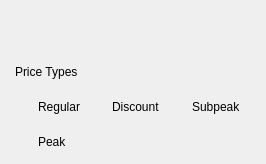
                   <widget class="QFrame" name="config_calendar_frame">
                    <property name="maximumSize">
                     <size>
                      <width>500</width>
                      <height>16777215</height>
                     </size>
                    </property>
                    <layout class="QVBoxLayout" name="config_calendar_layout">
                     <property name="spacing">
                      <number>10</number>
                     </property>
                     <property name="leftMargin">
                      <number>0</number>
                     </property>
                     <property name="topMargin">
                      <number>0</number>
                     </property>
                     <property name="rightMargin">
                      <number>0</number>
                     </property>
                     <property name="bottomMargin">
                      <number>0</number>
                     </property>
                     <item>
                      <widget class="QFrame" name="config_calendar_frame2">
                       <property name="maximumSize">
                        <size>
                         <width>16777215</width>
                         <height>330</height>
                        </size>
                       </property>
                       <layout class="QVBoxLayout" name="config_calendar_layout2">
                        <property name="spacing">
                         <number>0</number>
                        </property>
                        <property name="leftMargin">
                         <number>20</number>
                        </property>
                        <property name="topMargin">
                         <number>20</number>
                        </property>
                        <property name="rightMargin">
                         <number>20</number>
                        </property>
                        <property name="bottomMargin">
                         <number>20</number>
                        </property>
                       </layout>
                      </widget>
                     </item>
                     <item alignment="Qt::AlignTop">
                      <widget class="QFrame" name="config_price_type_frame">
                       <layout class="QVBoxLayout" name="config_price_type_layout">
                        <property name="leftMargin">
                         <number>15</number>
                        </property>
                        <property name="topMargin">
                         <number>15</number>
                        </property>
                        <property name="rightMargin">
                         <number>25</number>
                        </property>
                        <property name="bottomMargin">
                         <number>15</number>
                        </property>
                        <item>
                         <widget class="QLabel" name="config_price_type">
                          <property name="text">
                           <string>Price Types</string>
                          </property>
                         </widget>
                        </item>
                        <item alignment="Qt::AlignLeft">
                         <widget class="QFrame" name="config_price_type_frame_2">
                          <layout class="QHBoxLayout" name="config_price_type_layout_2">
                           <property name="spacing">
                            <number>9</number>
                           </property>
                           <property name="leftMargin">
                            <number>0</number>
                           </property>
                           <property name="topMargin">
                            <number>15</number>
                           </property>
                           <property name="rightMargin">
                            <number>0</number>
                           </property>
                           <property name="bottomMargin">
                            <number>15</number>
                           </property>
                           <item>
                            <widget class="QLabel" name="config_blue_color">
                             <property name="minimumSize">
                              <size>
                               <width>14</width>
                               <height>14</height>
                              </size>
                             </property>
                             <property name="maximumSize">
                              <size>
                               <width>14</width>
                               <height>14</height>
                              </size>
                             </property>
                            </widget>
                           </item>
                           <item>
                            <widget class="QLabel" name="config_blue_label">
                             <property name="text">
                              <string>Regular</string>
                             </property>
                            </widget>
                           </item>
                           <item>
                            <widget class="QLabel" name="config_green_color">
                             <property name="minimumSize">
                              <size>
                               <width>14</width>
                               <height>14</height>
                              </size>
                             </property>
                             <property name="maximumSize">
                              <size>
                               <width>14</width>
                               <height>14</height>
                              </size>
                             </property>
                            </widget>
                           </item>
                           <item>
                            <widget class="QLabel" name="config_green_label">
                             <property name="text">
                              <string>Discount</string>
                             </property>
                            </widget>
                           </item>
                           <item>
                            <widget class="QLabel" name="config_yellow_color">
                             <property name="minimumSize">
                              <size>
                               <width>14</width>
                               <height>14</height>
                              </size>
                             </property>
                             <property name="maximumSize">
                              <size>
                               <width>14</width>
                               <height>14</height>
                              </size>
                             </property>
                            </widget>
                           </item>
                           <item>
                            <widget class="QLabel" name="config_yellow_label">
                             <property name="text">
                              <string>Subpeak</string>
                             </property>
                            </widget>
                           </item>
                          </layout>
                         </widget>
                        </item>
                        <item>
                         <widget class="QFrame" name="config_price_type_frame_3">
                          <layout class="QHBoxLayout" name="config_price_type_layout_3">
                           <property name="spacing">
                            <number>9</number>
                           </property>
                           <property name="leftMargin">
                            <number>0</number>
                           </property>
                           <property name="topMargin">
                            <number>0</number>
                           </property>
                           <property name="rightMargin">
                            <number>0</number>
                           </property>
                           <property name="bottomMargin">
                            <number>0</number>
                           </property>
                           <item>
                            <widget class="QLabel" name="config_red_color">
                             <property name="minimumSize">
                              <size>
                               <width>14</width>
                               <height>14</height>
                              </size>
                             </property>
                             <property name="maximumSize">
                              <size>
                               <width>14</width>
                               <height>14</height>
                              </size>
                             </property>
                            </widget>
                           </item>
                           <item>
                            <widget class="QLabel" name="config_red_label">
                             <property name="text">
                              <string>Peak</string>
                             </property>
                            </widget>
                           </item>
                          </layout>
                         </widget>
                        </item>
                       </layout>
                      </widget>
                     </item>
                    </layout>
                   </widget>
